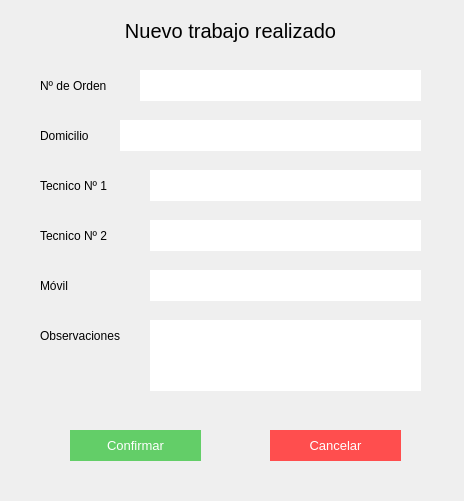
<?xml version="1.0" encoding="UTF-8"?>
<ui version="4.0">
 <class>Form</class>
 <widget class="QWidget" name="Form">
  <property name="geometry">
   <rect>
    <x>0</x>
    <y>0</y>
    <width>464</width>
    <height>501</height>
   </rect>
  </property>
  <property name="windowTitle">
   <string>Form</string>
  </property>
  <widget class="QLabel" name="label_2">
   <property name="geometry">
    <rect>
     <x>60</x>
     <y>10</y>
     <width>341</width>
     <height>41</height>
    </rect>
   </property>
   <property name="styleSheet">
    <string notr="true">font-size:20px;
</string>
   </property>
   <property name="text">
    <string>Nuevo trabajo realizado</string>
   </property>
   <property name="alignment">
    <set>Qt::AlignCenter</set>
   </property>
  </widget>
  <widget class="QLineEdit" name="ca_input_1">
   <property name="geometry">
    <rect>
     <x>140</x>
     <y>70</y>
     <width>281</width>
     <height>31</height>
    </rect>
   </property>
   <property name="styleSheet">
    <string notr="true">border:none;
background-color: rgb(255, 255, 255);
font: 11pt &quot;MS Shell Dlg 2&quot;;</string>
   </property>
   <property name="text">
    <string/>
   </property>
  </widget>
  <widget class="QLabel" name="label">
   <property name="geometry">
    <rect>
     <x>40</x>
     <y>70</y>
     <width>91</width>
     <height>31</height>
    </rect>
   </property>
   <property name="styleSheet">
    <string notr="true">font: 11pt &quot;MS Shell Dlg 2&quot;;
text-align:center;</string>
   </property>
   <property name="text">
    <string>Nº de Orden </string>
   </property>
  </widget>
  <widget class="QLabel" name="label_4">
   <property name="geometry">
    <rect>
     <x>40</x>
     <y>120</y>
     <width>71</width>
     <height>31</height>
    </rect>
   </property>
   <property name="styleSheet">
    <string notr="true">font: 11pt &quot;MS Shell Dlg 2&quot;;
text-align:center;</string>
   </property>
   <property name="text">
    <string>Domicilio</string>
   </property>
  </widget>
  <widget class="QLineEdit" name="ca_input_2">
   <property name="geometry">
    <rect>
     <x>120</x>
     <y>120</y>
     <width>301</width>
     <height>31</height>
    </rect>
   </property>
   <property name="styleSheet">
    <string notr="true">border:none;
background-color: rgb(255, 255, 255);
font: 11pt &quot;MS Shell Dlg 2&quot;;</string>
   </property>
   <property name="text">
    <string/>
   </property>
  </widget>
  <widget class="QLabel" name="label_5">
   <property name="geometry">
    <rect>
     <x>40</x>
     <y>170</y>
     <width>91</width>
     <height>31</height>
    </rect>
   </property>
   <property name="styleSheet">
    <string notr="true">font: 11pt &quot;MS Shell Dlg 2&quot;;
text-align:center;</string>
   </property>
   <property name="text">
    <string>Tecnico Nº 1</string>
   </property>
  </widget>
  <widget class="QLineEdit" name="ca_input_3">
   <property name="geometry">
    <rect>
     <x>150</x>
     <y>170</y>
     <width>271</width>
     <height>31</height>
    </rect>
   </property>
   <property name="styleSheet">
    <string notr="true">border:none;
background-color: rgb(255, 255, 255);
font: 11pt &quot;MS Shell Dlg 2&quot;;</string>
   </property>
   <property name="text">
    <string/>
   </property>
  </widget>
  <widget class="QLabel" name="label_6">
   <property name="geometry">
    <rect>
     <x>40</x>
     <y>220</y>
     <width>91</width>
     <height>31</height>
    </rect>
   </property>
   <property name="styleSheet">
    <string notr="true">font: 11pt &quot;MS Shell Dlg 2&quot;;
text-align:center;</string>
   </property>
   <property name="text">
    <string>Tecnico Nº 2</string>
   </property>
  </widget>
  <widget class="QLineEdit" name="ca_input_4">
   <property name="geometry">
    <rect>
     <x>150</x>
     <y>220</y>
     <width>271</width>
     <height>31</height>
    </rect>
   </property>
   <property name="styleSheet">
    <string notr="true">border:none;
background-color: rgb(255, 255, 255);
font: 11pt &quot;MS Shell Dlg 2&quot;;</string>
   </property>
   <property name="text">
    <string/>
   </property>
  </widget>
  <widget class="QPushButton" name="ca_btn_confirmar">
   <property name="geometry">
    <rect>
     <x>70</x>
     <y>430</y>
     <width>131</width>
     <height>31</height>
    </rect>
   </property>
   <property name="styleSheet">
    <string notr="true">background-color: rgb(99, 206, 104);
color:white;
font-size:10pt;
border:none;</string>
   </property>
   <property name="text">
    <string>Confirmar</string>
   </property>
  </widget>
  <widget class="QPushButton" name="ca_btn_cancelar">
   <property name="geometry">
    <rect>
     <x>270</x>
     <y>430</y>
     <width>131</width>
     <height>31</height>
    </rect>
   </property>
   <property name="styleSheet">
    <string notr="true">color:white;
font-size:10pt;
border:none;
background-color:#ff4e4e;</string>
   </property>
   <property name="text">
    <string>Cancelar</string>
   </property>
  </widget>
  <widget class="QLabel" name="label_7">
   <property name="geometry">
    <rect>
     <x>40</x>
     <y>320</y>
     <width>101</width>
     <height>31</height>
    </rect>
   </property>
   <property name="styleSheet">
    <string notr="true">font: 11pt &quot;MS Shell Dlg 2&quot;;
text-align:center;</string>
   </property>
   <property name="text">
    <string>Observaciones</string>
   </property>
  </widget>
  <widget class="QTextEdit" name="ca_input_6">
   <property name="geometry">
    <rect>
     <x>150</x>
     <y>320</y>
     <width>271</width>
     <height>71</height>
    </rect>
   </property>
   <property name="styleSheet">
    <string notr="true">border:none;
background-color: rgb(255, 255, 255);
font: 11pt &quot;MS Shell Dlg 2&quot;;</string>
   </property>
  </widget>
  <widget class="QLineEdit" name="ca_input_5">
   <property name="geometry">
    <rect>
     <x>150</x>
     <y>270</y>
     <width>271</width>
     <height>31</height>
    </rect>
   </property>
   <property name="styleSheet">
    <string notr="true">border:none;
background-color: rgb(255, 255, 255);
font: 11pt &quot;MS Shell Dlg 2&quot;;</string>
   </property>
   <property name="text">
    <string/>
   </property>
  </widget>
  <widget class="QLabel" name="label_8">
   <property name="geometry">
    <rect>
     <x>40</x>
     <y>270</y>
     <width>91</width>
     <height>31</height>
    </rect>
   </property>
   <property name="styleSheet">
    <string notr="true">font: 11pt &quot;MS Shell Dlg 2&quot;;
text-align:center;</string>
   </property>
   <property name="text">
    <string>Móvil</string>
   </property>
  </widget>
 </widget>
 <resources/>
 <connections/>
</ui>
